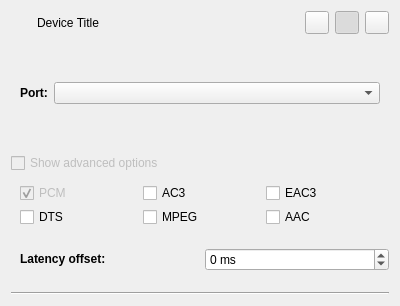
<?xml version="1.0" encoding="UTF-8"?>
<ui version="4.0">
 <class>DeviceWidget</class>
 <widget class="QWidget" name="DeviceWidget">
  <property name="geometry">
   <rect>
    <x>0</x>
    <y>0</y>
    <width>400</width>
    <height>306</height>
   </rect>
  </property>
  <property name="windowTitle">
   <string>Form</string>
  </property>
  <layout class="QVBoxLayout" name="verticalLayout">
   <item>
    <layout class="QHBoxLayout" name="horizontalLayout">
     <item>
      <widget class="QLabel" name="iconImage">
       <property name="text">
        <string/>
       </property>
      </widget>
     </item>
     <item>
      <widget class="QLabel" name="boldNameLabel">
       <property name="text">
        <string/>
       </property>
      </widget>
     </item>
     <item>
      <widget class="QLabel" name="nameLabel">
       <property name="text">
        <string>Device Title</string>
       </property>
      </widget>
     </item>
     <item>
      <spacer name="horizontalSpacer">
       <property name="orientation">
        <enum>Qt::Horizontal</enum>
       </property>
       <property name="sizeHint" stdset="0">
        <size>
         <width>40</width>
         <height>20</height>
        </size>
       </property>
      </spacer>
     </item>
     <item>
      <widget class="QToolButton" name="muteToggleButton">
       <property name="toolTip">
        <string>Mute audio</string>
       </property>
       <property name="icon">
        <iconset theme="audio-volume-muted"/>
       </property>
       <property name="checkable">
        <bool>true</bool>
       </property>
      </widget>
     </item>
     <item>
      <widget class="QToolButton" name="lockToggleButton">
       <property name="toolTip">
        <string>Lock channels together</string>
       </property>
       <property name="icon">
        <iconset theme="changes-prevent-symbolic"/>
       </property>
       <property name="checkable">
        <bool>true</bool>
       </property>
       <property name="checked">
        <bool>true</bool>
       </property>
      </widget>
     </item>
     <item>
      <widget class="QToolButton" name="defaultToggleButton">
       <property name="toolTip">
        <string>Set as fallback</string>
       </property>
       <property name="icon">
        <iconset theme="applications-multimedia"/>
       </property>
       <property name="checkable">
        <bool>true</bool>
       </property>
      </widget>
     </item>
    </layout>
   </item>
   <item>
    <widget class="QWidget" name="portSelect" native="true">
     <layout class="QHBoxLayout" name="horizontalLayout_2" stretch="0,1">
      <item>
       <widget class="QLabel" name="label_3">
        <property name="text">
         <string>&lt;b&gt;Port:&lt;/b&gt;</string>
        </property>
       </widget>
      </item>
      <item>
       <widget class="QComboBox" name="portList"/>
      </item>
     </layout>
    </widget>
   </item>
   <item>
    <layout class="QGridLayout" name="channelsGrid">
     <property name="horizontalSpacing">
      <number>0</number>
     </property>
    </layout>
   </item>
   <item>
    <widget class="QCheckBox" name="advancedOptions">
     <property name="enabled">
      <bool>false</bool>
     </property>
     <property name="text">
      <string>Show advanced options</string>
     </property>
    </widget>
   </item>
   <item>
    <widget class="QWidget" name="advancedWidget" native="true">
     <layout class="QVBoxLayout" name="verticalLayout_2">
      <property name="spacing">
       <number>0</number>
      </property>
      <property name="leftMargin">
       <number>9</number>
      </property>
      <property name="topMargin">
       <number>0</number>
      </property>
      <property name="rightMargin">
       <number>0</number>
      </property>
      <property name="bottomMargin">
       <number>0</number>
      </property>
      <item>
       <widget class="QWidget" name="encodingSelect" native="true">
        <layout class="QGridLayout" name="gridLayout">
         <property name="leftMargin">
          <number>0</number>
         </property>
         <property name="topMargin">
          <number>0</number>
         </property>
         <property name="rightMargin">
          <number>0</number>
         </property>
         <property name="bottomMargin">
          <number>0</number>
         </property>
         <property name="spacing">
          <number>0</number>
         </property>
         <item row="0" column="0">
          <widget class="QCheckBox" name="encodingFormatPCM">
           <property name="enabled">
            <bool>false</bool>
           </property>
           <property name="text">
            <string>PCM</string>
           </property>
           <property name="checked">
            <bool>true</bool>
           </property>
          </widget>
         </item>
         <item row="0" column="1">
          <widget class="QCheckBox" name="encodingFormatAC3">
           <property name="text">
            <string>AC3</string>
           </property>
          </widget>
         </item>
         <item row="0" column="2">
          <widget class="QCheckBox" name="encodingFormatEAC3">
           <property name="text">
            <string>EAC3</string>
           </property>
          </widget>
         </item>
         <item row="1" column="0">
          <widget class="QCheckBox" name="encodingFormatDTS">
           <property name="text">
            <string>DTS</string>
           </property>
          </widget>
         </item>
         <item row="1" column="1">
          <widget class="QCheckBox" name="encodingFormatMPEG">
           <property name="text">
            <string>MPEG</string>
           </property>
          </widget>
         </item>
         <item row="1" column="2">
          <widget class="QCheckBox" name="encodingFormatAAC">
           <property name="text">
            <string>AAC</string>
           </property>
          </widget>
         </item>
        </layout>
       </widget>
      </item>
      <item>
       <widget class="QWidget" name="offsetSelect" native="true">
        <layout class="QHBoxLayout" name="horizontalLayout_3">
         <property name="spacing">
          <number>0</number>
         </property>
         <property name="leftMargin">
          <number>0</number>
         </property>
         <property name="topMargin">
          <number>0</number>
         </property>
         <property name="rightMargin">
          <number>0</number>
         </property>
         <property name="bottomMargin">
          <number>0</number>
         </property>
         <item>
          <widget class="QLabel" name="label_4">
           <property name="text">
            <string>&lt;b&gt;Latency offset:&lt;/b&gt;</string>
           </property>
          </widget>
         </item>
         <item>
          <widget class="QSpinBox" name="offsetButton">
           <property name="suffix">
            <string> ms</string>
           </property>
           <property name="minimum">
            <number>-2000</number>
           </property>
           <property name="maximum">
            <number>5000</number>
           </property>
          </widget>
         </item>
        </layout>
       </widget>
      </item>
     </layout>
    </widget>
   </item>
   <item>
    <widget class="Line" name="line">
     <property name="orientation">
      <enum>Qt::Horizontal</enum>
     </property>
    </widget>
   </item>
  </layout>
 </widget>
 <resources/>
 <connections>
  <connection>
   <sender>advancedOptions</sender>
   <signal>toggled(bool)</signal>
   <receiver>advancedWidget</receiver>
   <slot>setVisible(bool)</slot>
   <hints>
    <hint type="sourcelabel">
     <x>151</x>
     <y>103</y>
    </hint>
    <hint type="destinationlabel">
     <x>364</x>
     <y>122</y>
    </hint>
   </hints>
  </connection>
 </connections>
</ui>
